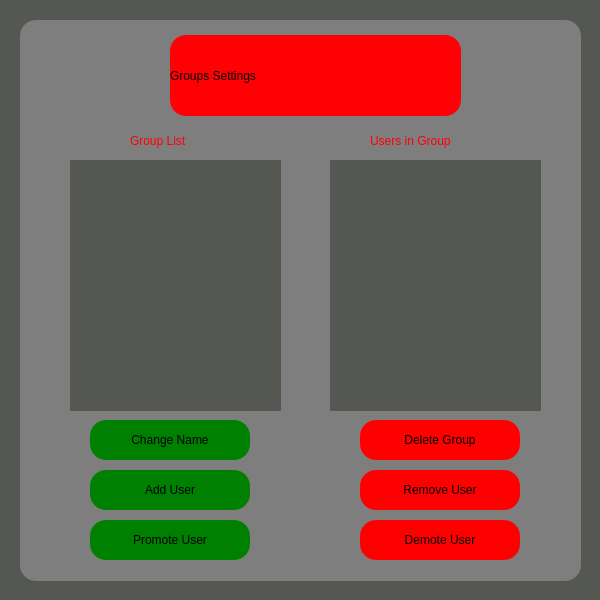
<?xml version="1.0" encoding="UTF-8"?>
<ui version="4.0">
 <class>groupSettings</class>
 <widget class="QMainWindow" name="groupSettings">
  <property name="geometry">
   <rect>
    <x>0</x>
    <y>0</y>
    <width>600</width>
    <height>600</height>
   </rect>
  </property>
  <property name="windowTitle">
   <string>MainWindow</string>
  </property>
  <property name="styleSheet">
   <string notr="true">background-color: rgb(85, 87, 83);</string>
  </property>
  <widget class="QWidget" name="centralwidget">
   <widget class="QFrame" name="frame">
    <property name="geometry">
     <rect>
      <x>20</x>
      <y>20</y>
      <width>561</width>
      <height>561</height>
     </rect>
    </property>
    <property name="styleSheet">
     <string notr="true">background-color: rgb(126, 126, 126);
border-color: rgb(0, 0, 0);
border-radius:16px;</string>
    </property>
    <property name="frameShape">
     <enum>QFrame::StyledPanel</enum>
    </property>
    <property name="frameShadow">
     <enum>QFrame::Raised</enum>
    </property>
    <widget class="QPushButton" name="deleteGroup">
     <property name="enabled">
      <bool>true</bool>
     </property>
     <property name="geometry">
      <rect>
       <x>340</x>
       <y>400</y>
       <width>160</width>
       <height>40</height>
      </rect>
     </property>
     <property name="cursor">
      <cursorShape>PointingHandCursor</cursorShape>
     </property>
     <property name="mouseTracking">
      <bool>true</bool>
     </property>
     <property name="tabletTracking">
      <bool>true</bool>
     </property>
     <property name="styleSheet">
      <string notr="true">
QPushButton{
background-color: rgb(255, 0, 0);
border-radius:16px;
}
QPushButton:hover
{
   background-color:white;
}</string>
     </property>
     <property name="text">
      <string>Delete Group</string>
     </property>
     <property name="checkable">
      <bool>false</bool>
     </property>
     <property name="autoDefault">
      <bool>false</bool>
     </property>
    </widget>
    <widget class="QLabel" name="companyLogo">
     <property name="geometry">
      <rect>
       <x>150</x>
       <y>15</y>
       <width>291</width>
       <height>81</height>
      </rect>
     </property>
     <property name="styleSheet">
      <string notr="true">background-color: rgb(255, 0, 4);
color: rgb(0, 0, 0);
font: 75 italic 26pt &quot;Century Gothic&quot;;
</string>
     </property>
     <property name="text">
      <string>Groups Settings</string>
     </property>
    </widget>
    <widget class="QPushButton" name="changeNameBtn">
     <property name="enabled">
      <bool>true</bool>
     </property>
     <property name="geometry">
      <rect>
       <x>70</x>
       <y>400</y>
       <width>160</width>
       <height>40</height>
      </rect>
     </property>
     <property name="cursor">
      <cursorShape>PointingHandCursor</cursorShape>
     </property>
     <property name="mouseTracking">
      <bool>true</bool>
     </property>
     <property name="tabletTracking">
      <bool>true</bool>
     </property>
     <property name="styleSheet">
      <string notr="true">
QPushButton{
background-color: green;
border-radius:16px;
}
QPushButton:hover
{
   background-color:white;
}</string>
     </property>
     <property name="text">
      <string>Change Name</string>
     </property>
     <property name="checkable">
      <bool>false</bool>
     </property>
     <property name="autoDefault">
      <bool>false</bool>
     </property>
    </widget>
    <widget class="QListWidget" name="groupList">
     <property name="geometry">
      <rect>
       <x>50</x>
       <y>140</y>
       <width>211</width>
       <height>251</height>
      </rect>
     </property>
     <property name="styleSheet">
      <string notr="true">background-color: rgb(85, 87, 83);
border-radius: 0px;
color:rgb(255, 0, 0);
</string>
     </property>
    </widget>
    <widget class="QLabel" name="label">
     <property name="geometry">
      <rect>
       <x>110</x>
       <y>110</y>
       <width>121</width>
       <height>21</height>
      </rect>
     </property>
     <property name="styleSheet">
      <string notr="true">color: rgb(255, 0, 4);
font: 16pt &quot;Ubuntu&quot;;</string>
     </property>
     <property name="text">
      <string>Group List</string>
     </property>
    </widget>
    <widget class="QListWidget" name="groupUsersList">
     <property name="geometry">
      <rect>
       <x>310</x>
       <y>140</y>
       <width>211</width>
       <height>251</height>
      </rect>
     </property>
     <property name="styleSheet">
      <string notr="true">background-color: rgb(85, 87, 83);
border-radius: 0px;</string>
     </property>
    </widget>
    <widget class="QLabel" name="label_2">
     <property name="geometry">
      <rect>
       <x>350</x>
       <y>110</y>
       <width>161</width>
       <height>21</height>
      </rect>
     </property>
     <property name="styleSheet">
      <string notr="true">color: rgb(255, 0, 4);
font: 16pt &quot;Ubuntu&quot;;</string>
     </property>
     <property name="text">
      <string>Users in Group</string>
     </property>
    </widget>
    <widget class="QPushButton" name="demoteBtn">
     <property name="enabled">
      <bool>true</bool>
     </property>
     <property name="geometry">
      <rect>
       <x>340</x>
       <y>500</y>
       <width>160</width>
       <height>40</height>
      </rect>
     </property>
     <property name="cursor">
      <cursorShape>PointingHandCursor</cursorShape>
     </property>
     <property name="mouseTracking">
      <bool>true</bool>
     </property>
     <property name="tabletTracking">
      <bool>true</bool>
     </property>
     <property name="styleSheet">
      <string notr="true">
QPushButton{
background-color: rgb(255, 0, 0);
border-radius:16px;
}
QPushButton:hover
{
   background-color:white;
}</string>
     </property>
     <property name="text">
      <string>Demote User</string>
     </property>
     <property name="checkable">
      <bool>false</bool>
     </property>
     <property name="autoDefault">
      <bool>false</bool>
     </property>
    </widget>
    <widget class="QPushButton" name="promoteBtn">
     <property name="enabled">
      <bool>true</bool>
     </property>
     <property name="geometry">
      <rect>
       <x>70</x>
       <y>500</y>
       <width>160</width>
       <height>40</height>
      </rect>
     </property>
     <property name="cursor">
      <cursorShape>PointingHandCursor</cursorShape>
     </property>
     <property name="mouseTracking">
      <bool>true</bool>
     </property>
     <property name="tabletTracking">
      <bool>true</bool>
     </property>
     <property name="styleSheet">
      <string notr="true">
QPushButton{
background-color: green;
border-radius:16px;
}
QPushButton:hover
{
   background-color:white;
}</string>
     </property>
     <property name="text">
      <string>Promote User</string>
     </property>
     <property name="checkable">
      <bool>false</bool>
     </property>
     <property name="autoDefault">
      <bool>false</bool>
     </property>
    </widget>
    <widget class="QPushButton" name="removeUserBtn">
     <property name="enabled">
      <bool>true</bool>
     </property>
     <property name="geometry">
      <rect>
       <x>340</x>
       <y>450</y>
       <width>160</width>
       <height>40</height>
      </rect>
     </property>
     <property name="cursor">
      <cursorShape>PointingHandCursor</cursorShape>
     </property>
     <property name="mouseTracking">
      <bool>true</bool>
     </property>
     <property name="tabletTracking">
      <bool>true</bool>
     </property>
     <property name="styleSheet">
      <string notr="true">
QPushButton{
background-color: rgb(255, 0, 0);
border-radius:16px;
}
QPushButton:hover
{
   background-color:white;
}</string>
     </property>
     <property name="text">
      <string>Remove User</string>
     </property>
     <property name="checkable">
      <bool>false</bool>
     </property>
     <property name="autoDefault">
      <bool>false</bool>
     </property>
    </widget>
    <widget class="QPushButton" name="addUserBtn">
     <property name="enabled">
      <bool>true</bool>
     </property>
     <property name="geometry">
      <rect>
       <x>70</x>
       <y>450</y>
       <width>160</width>
       <height>40</height>
      </rect>
     </property>
     <property name="cursor">
      <cursorShape>PointingHandCursor</cursorShape>
     </property>
     <property name="mouseTracking">
      <bool>true</bool>
     </property>
     <property name="tabletTracking">
      <bool>true</bool>
     </property>
     <property name="styleSheet">
      <string notr="true">
QPushButton{
background-color: green;
border-radius:16px;
}
QPushButton:hover
{
   background-color:white;
}</string>
     </property>
     <property name="text">
      <string>Add User</string>
     </property>
     <property name="checkable">
      <bool>false</bool>
     </property>
     <property name="autoDefault">
      <bool>false</bool>
     </property>
    </widget>
   </widget>
  </widget>
 </widget>
 <resources/>
 <connections/>
</ui>
